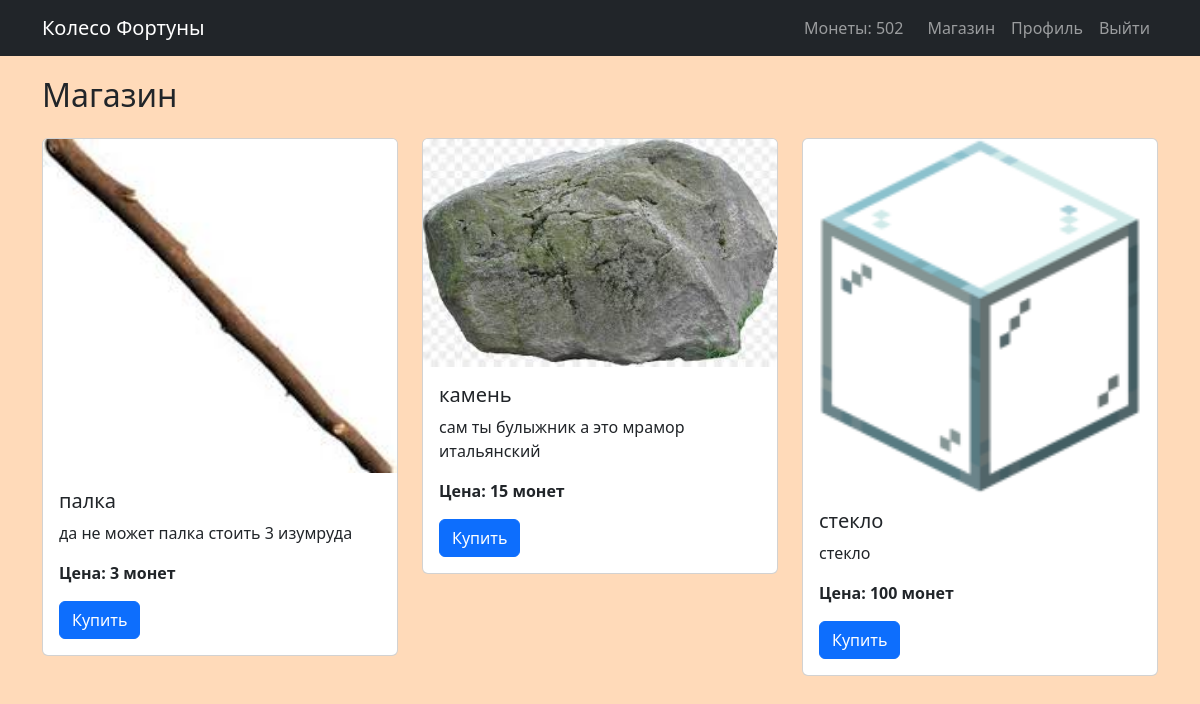
/shop/ (signed in), run on the app's committed database.
### wheel/models.py (models this page shows, shortened)
class Profile(models.Model):
    user = models.OneToOneField(User, on_delete=models.CASCADE)
    coins = models.IntegerField(default=0)
    games_played = models.IntegerField(default=0)
    wins = models.IntegerField(default=0)

class ShopItem(models.Model):
    name = models.CharField(max_length=100)
    description = models.TextField()
    price = models.IntegerField()
    image = models.ImageField(upload_to='shop_items/')

### wheel/views.py (the view)
# urls.py: path('shop/', views.shop_view, name='shop'),
@login_required
def shop_view(request):
    items = ShopItem.objects.all()
    return render(request, 'wheel/shop.html', {'items': items})

### wheel/templates/wheel/shop.html (shortened to what this page needs)
{% extends 'wheel/base.html' %}
{% block content %}
<h2 class="mb-4">Магазин</h2>
<div class="row">
    {% for item in items %}
<div class="col-md-4 mb-4">
    <div class="card">
        <img src="{{ item.image.url }}" class="card-img-top" alt="{{ item.name }}">
        <div class="card-body">
            <h5 class="card-title">{{ item.name }}</h5>
            <p class="card-text">{{ item.description }}</p>
            <p class="card-text"><strong>Цена: {{ item.price }} монет</strong></p>
            <button class="btn btn-primary buy-btn" data-item-id="{{ item.id }}">
                Купить
            </button>
        </div>
    </div>
</div>
{% endfor %}
</div>
{% endblock %}

### wheel/templates/wheel/base.html (shortened to what this page needs)
<!DOCTYPE html>
<html lang="en">
<head>
    <link href="https://cdn.jsdelivr.net/npm/bootstrap@5.3.0/dist/css/bootstrap.min.css" rel="stylesheet">
</head>
<body style="background-color: #FFDAB9;">
    <nav class="navbar navbar-expand-lg navbar-dark bg-dark">
        <div class="container">
            <a class="navbar-brand" href="{% url 'home' %}">Колесо Фортуны</a>
            <div class="navbar-nav ms-auto">
                {% if user.is_authenticated %}
                    <span class="navbar-text me-3">
                        Монеты: {{ user.profile.coins }}
                    </span>
                    <a class="nav-link" href="{% url 'shop' %}">Магазин</a>
                    <a class="nav-link" href="{% url 'profile' %}">Профиль</a>
                    <a class="nav-link" href="{% url 'logout' %}">Выйти</a>
                {% else %}
                    <a class="nav-link" href="{% url 'login' %}">Войти</a>
                    <a class="nav-link" href="{% url 'register' %}">Регистрация</a>
                {% endif %}
            </div>
        </div>
    </nav>
    <div class="container">
        {% block content %}
        {% endblock %}
    </div>
</body>
</html>

### wheel/templates/wheel/base.html (style rules this page uses)
.navbar { margin-bottom: 20px; }

### data on the page
ShopItem: image (picture), name "палка", description "да не может палка стоить 3 изумруда", price "3"
ShopItem: image (picture), name "камень", description "сам ты булыжник а это мрамор итальянский", price "15"
ShopItem: image (picture), name "стекло", description "стекло", price "100"

### other printed values
{{ user.profile.coins }} "502"
